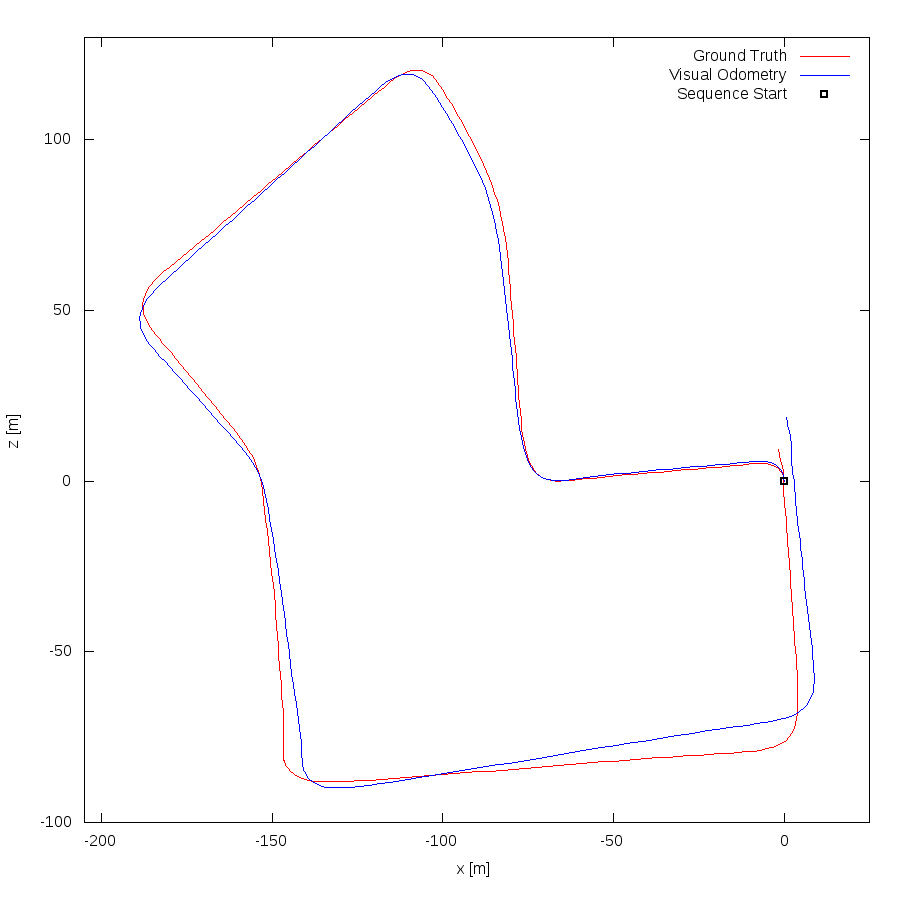

This chart was generated by the following gnuplot code:
set term postscript eps enhanced color
set output "07.eps"
set size ratio -1
set xrange [-205:25]
set yrange [-100:130]
set xlabel "x [m]"
set ylabel "z [m]"
plot "07.txt" using 1:2 lc rgb "#FF0000" title 'Ground Truth' w lines,"07.txt" using 3:4 lc rgb "#0000FF" title 'Visual Odometry' w lines,"< head -1 07.txt" using 1:2 lc rgb "#000000" pt 4 ps 1 lw 2 title 'Sequence Start' w points
